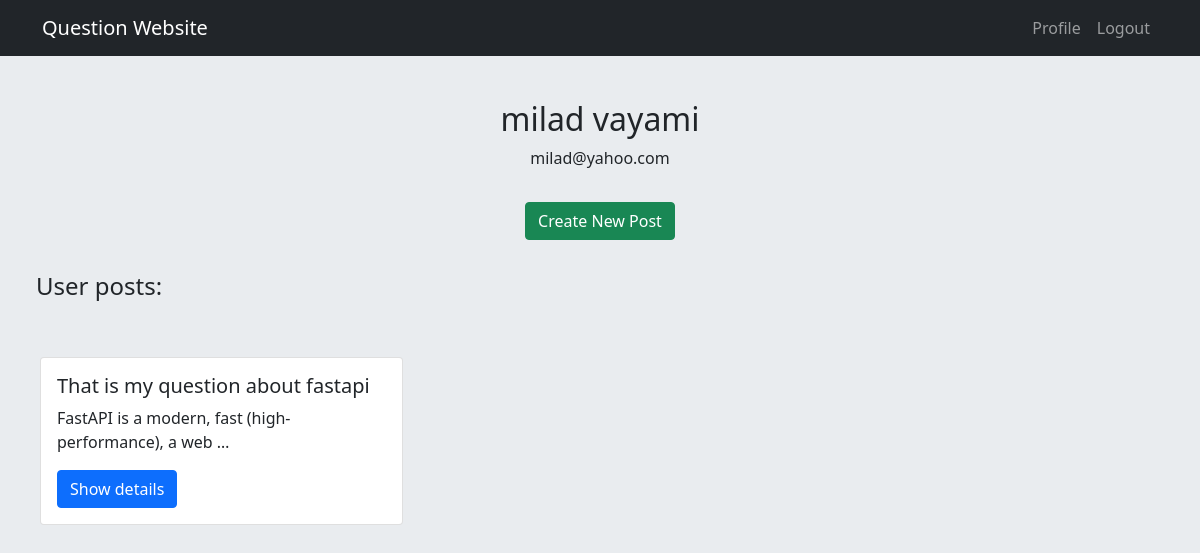
/accounts/profile/2/ (signed in), run on the app's committed database.
### posts/models.py (models this page shows, shortened)
class Post(models.Model):
    user = models.ForeignKey(User, on_delete=models.CASCADE, related_name='posts')
    title = models.CharField(max_length=50)
    body = models.TextField()
    slug = models.SlugField()
    created = models.DateTimeField(auto_now_add=True)
    updated = models.DateTimeField(auto_now=True)
    class Meta:
        ordering = ['-updated', '-created']
    def get_absolute_url(self):
        return reverse('posts:post_detail', args=(self.id, self.slug))

### accounts/views.py (the view)
# urls.py: path('profile/<int:user_id>/', views.UserProfileView.as_view(), name="user_profile"),
class UserProfileView(LoginRequiredMixin, View):
    template_name = 'accounts/profile.html'
    def get(self, request, user_id):
        is_following = False
        user = get_object_or_404(User, pk=user_id)
        posts = Post.objects.filter(user=user)
        relation = Relation.objects.filter(from_user=request.user, to_user=user)
        if relation.exists():
            is_following = True
        return render(request, self.template_name, {"user": user, "posts": posts, 'following': is_following})

### accounts/templates/accounts/profile.html
{% extends 'base.html' %}
{% block content %}
    <h2 class="text-center">{{ user.first_name }} {{ user.last_name }}</h2>
    <p class="text-center">{{ user.email }}</p>
    <div class="text-center">
        {% if user.id == request.user.id %}
            <a href="{% url 'posts:post_create' %}" class="btn btn-success m-3">Create New Post</a>
        {% else %}
            {% if not following %}
                <a href="{% url 'accounts:user_follow' user.id %}" class="btn btn-primary m-3">Follow</a>
            {% else %}
                <a href="{% url 'accounts:user_unfollow' user.id %}" class="btn btn-primary m-3">UnFollow</a>
            {% endif %}
        {% endif %}
    </div>
    <h4 class="p-3">User posts: </h4>
    <div class="row p-4">
        {% for post in posts %}
            {% include 'includes/posts.html' with post=post %}
        {% endfor %}
    </div>
{% endblock %}

### templates/includes/posts.html
<div class="col-lg-4 p-2">
    <div class="card" style="min-height: 168px">
        <div class="card-body">
            <h5 class="card-title">{{ post.title }}</h5>
            <p class="card-text">{{ post.body|truncatewords:8 }}</p>
            <a href="{{ post.get_absolute_url }}" class="btn btn-primary">Show details</a>
        </div>
    </div>
</div>

### templates/base.html (style rules this page uses)
body { background-color: #e9ecef; }

### data on the page
Post: title "That is my question about fastapi", body "FastAPI is a modern, fast (high-performance), a web …"

### other printed values
{{ user.first_name }} "milad"
{{ user.last_name }} "vayami"
{{ user.email }} "milad@yahoo.com"
